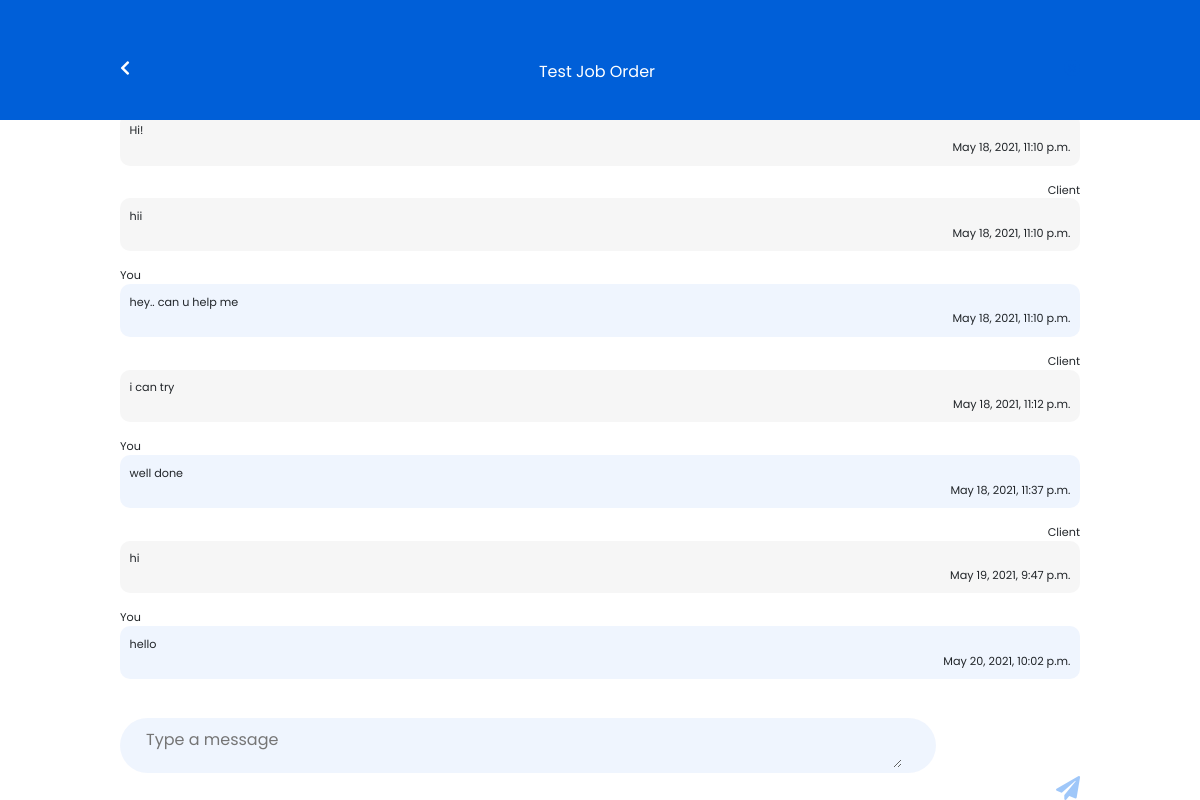
The page /individual_chat/24 (signed in) on the database its author committed.
### app/models.py (models this page shows, shortened)
class Project_Gig(models.Model):
    class Meta:
        db_table = "Gig/Project Table"
    order_id = models.TextField(max_length=20,verbose_name="Order ID",null=True)
    client_id = models.TextField(max_length=20,verbose_name="Client ID",null=True)
    artisan_id = models.TextField(max_length=20,verbose_name="Artisan ID",null=True)
    project_title= models.TextField(max_length=500,verbose_name="Project Title", null=True)
    canChat = models.BooleanField(default=False, verbose_name="Chat permission")
    projectStatus = models.TextField(max_length=15,  default='pending', verbose_name="Order Status")
    endProject = models.BooleanField(default=False, verbose_name="Was Projected ended")
    isCompleted = models.BooleanField(default=False, verbose_name="was Project completed") # sto be filled by artisan check options
    date_added = models.DateTimeField(default=timezone.now)

class Chat(models.Model):
    class Meta:
        db_table = "Chat Table"
    from_id = models.TextField(max_length=20,verbose_name="Sending Party",null=True)
    to_id = models.TextField(max_length=20,verbose_name="Recieving Party",null=True)
    message= models.TextField(max_length=500,verbose_name="Message", null=True)
    projectCompleted = models.BooleanField(default=False, verbose_name="is Project completed")
    artisanRead = models.BooleanField(default=False, verbose_name="artisan has Read message")
    clientRead = models.BooleanField(default=False, verbose_name="client has Read message")
    project_id = models.TextField(max_length=20,verbose_name="Project ID",null=True)
    date_added = models.DateTimeField(default=timezone.now)

### app/views.py (the view, shortened to what this page needs)
# urls.py: path("individual_chat/<int:id>", views.individual_chat_page, name="individual_chat"),
def individual_chat_page(request, id):
    if 'user_id' in request.session:
        user_id = request.session["user_id"]
        project = Project_Gig.objects.get(id=id)
        chat = Chat.objects.filter(project_id=project.id)
        if project and chat:
            return_data = {
                "project_details": project,
                "chat_details":chat,
                "you": user_id,
                "client":project.client_id
            }
        return render(request,"artisan/chat/individual_chat.html", return_data)
    else:
        return redirect('/login')

### app/templates/artisan/chat/individual_chat.html (shortened to what this page needs)
{% extends "artisan/nav.html" %}
{% load static %}
{% block body%}
<section class="secondary-background">
<div class="secondary-nav">
    <p class="sec-nav-title">{{project_details.project_title}}</p>
  </div>
  <div class="all-chat-container" id="chat_container">
    {% for c in chat_details %}
    {% if c.from_id == you %}
    <div class="mt-3">
      <p class="text-left">You</p>
      <div  class="you-chat">
        <p>{{c.message}}</p>
        <p class="text-right">{{c.date_added}}</p>
      </div>
    </div>
    {% else %}
    <div class="mt-3">
      <p class="text-right">Client</p>
      <div  class="client-chat">
        <p>{{c.message}}</p>
        <p class="text-right">{{c.date_added}}</p>
      </div>
    </div>
    {% endif %}
    {% endfor %}
  </div>
  <form>{% csrf_token %}
  <div class="bottom-chat-div" style="width:80%;">
      <div class="form-group message-input">
        <div style="display: flex; justify-content: left;">
            <textarea class="message-input-textarea" placeholder="Type a message" id="message"></textarea>
        </div>
      </div>
      <i class="fas fa-paper-plane fa-2x"  style="margin-left:-13%;margin-top: 6%; color: #0069F060;" id="send_chat_message_submit"></i>
  </div>
</form>
</section>
{% endblock %}

### app/static/css/home.css (style rules this page uses)
body { overflow: hidden; }
.secondary-background { height: 80vh; width: 80%; margin:10vh auto; }
.fa-2x { font-size: 1.5em!important; }
p { margin:0; font-size: 0.7rem; font-family: Poppins; }
.secondary-nav { width: 100%; display: flex; justify-content: space-between; background-color: #005FD8; top: 0; left: 0; padding: 5% 10%; position: absolute; height: 60px; }
.sec-nav-title { font-size: 1rem!important; color: #fff; }

### app/static/css/chat.css (style rules this page uses)
.you-chat { background-color: #0069F010; padding:0.6rem; border-radius: 10px; }
.client-chat { background-color: #EEEEEE80; padding:0.6rem; border-radius: 10px; }
.all-chat-container { height: 75vh; overflow-y: scroll; }
.all-chat-container { -ms-overflow-style: none; scrollbar-width: none; }
.message-input { background: #0069F010; border-radius: 30px!important; height:55px; width: 85%; padding:0rem 1rem 0rem 1rem; margin-bottom: 10px; border:1px solid transparent; font-family: Poppins; }
.message-input-textarea { background: transparent; color:#404040; height:50px; width: 98%; padding:0.5rem; border:1px solid transparent; font-family: Poppins; }
.bottom-chat-div { display: flex; justify-content: space-between; position:absolute; bottom: 0; }

### rows shown on the page
Project_Gig: project_title "Test Job Order"
Chat: message "Hi!", date_added "May 18, 2021, 11:10 p.m."
Chat: message "hii", date_added "May 18, 2021, 11:10 p.m."
Chat: message "hey.. can u help me", date_added "May 18, 2021, 11:10 p.m."
Chat: message "i can try", date_added "May 18, 2021, 11:12 p.m."
Chat: message "well done", date_added "May 18, 2021, 11:37 p.m."
Chat: message "hi", date_added "May 19, 2021, 9:47 p.m."
Chat: message "hello", date_added "May 20, 2021, 10:02 p.m."
